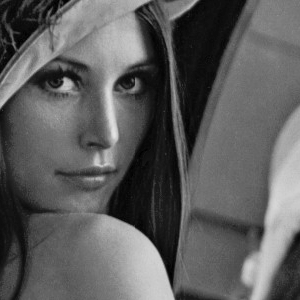
#> input picture Fig0222(a)(face).tif, 300 x 300 px
$ python powerlaw.py
#> lines starting #> are read from the running program, lines starting #| are printed output that depends on the picture
#> further down, image is the input picture: shape (300, 300, 3); min 0, max 228, mean 93.3
#!/usr/bin/env python3
# -*- coding: utf-8 -*-
# File              : powerlaw.py
# Author            : phamlehuy53 <unknownsol98@gmail>
# Date              : 22.01.2021
# Last Modified Date: 05.02.2021
# Last Modified By  : phamlehuy53 <unknownsol98@gmail>
# %%
import numpy as np
import cv2
import sys
import os

CURRENT_DIR = os.path.dirname(__file__) if '__file__' in dir() else '.'
if CURRENT_DIR == '.':
	print('Warning: Program not run by source script!')
# %%
# The general power-law
# transformation is given by
# v = c × u^gamma,
# where c = (L-1)^(1-gamma) .
def advanced_power(image: np.ndarray = None,
                   gamma: int = 1,
                   L: int = 256):
    c = (L-1)**(1-gamma)
    image = c * np.power(image, gamma)
    return np.uint8(image)

def power(image: np.ndarray = None,
          lv: int = 2):
    # For non-devided by zero
#> called with lv = 1.2
    image = np.power(image, lv)
    return np.uint8(image)
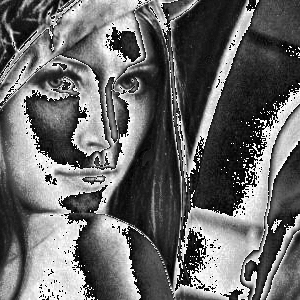
#> returned value: shape (300, 300, 3); min 0, max 255, mean 104.7

def root(image: np.ndarray = None,
         lv: int=2):
#> called with lv = 1.2
    image = np.power(image, 1./lv)
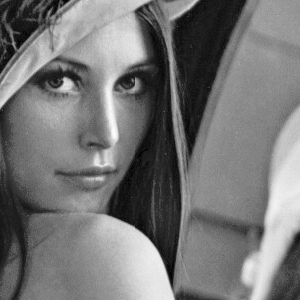
#> image: shape (300, 300, 3) float64; min 0, max 92.25, mean 42.6; drawn with min black and max white
    return np.uint8(image)
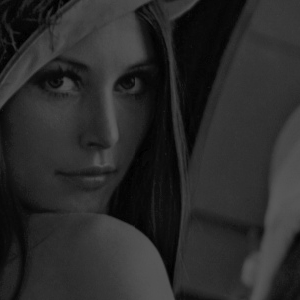
#> returned value: shape (300, 300, 3); min 0, max 92, mean 42.2
# %%
if __name__ == "__main__":
    image = cv2.imread(os.path.join( CURRENT_DIR,'../Fig0222(a)(face).tif'))
    # %%
    cv2.imshow('Origin', image)
    cv2.imshow('Power', power(image, 1.2))
    cv2.imshow('Root', root(image, 1.2))
    gamma = 0.5
    cv2.imshow('Power with gamma {}'.format(gamma), advanced_power(image, gamma))
#> in advanced_power, `image = c * np.power(image, gamma)`:
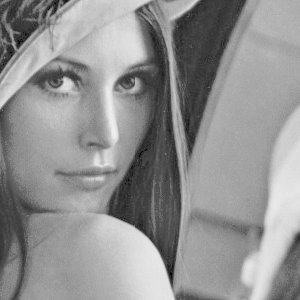
#> image: shape (300, 300, 3) float64; min 0, max 241.1, mean 146.2
    cv2.waitKey(0)
    cv2.destroyAllWindows()
